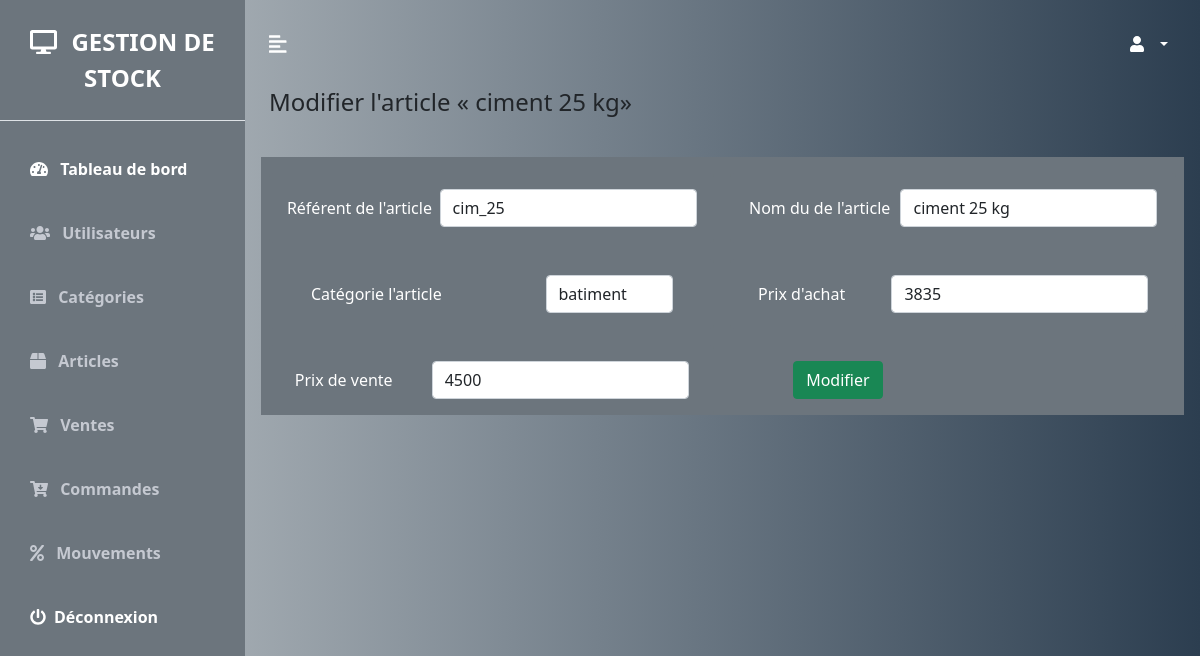
The app's page /modifierArt.php?id_article=1 with its own data.
### tables this page shows
CREATE TABLE `articles` (
  `id_article` int NOT NULL,
  `ref_article` varchar(20) NOT NULL,
  `nom_article` varchar(20) NOT NULL,
  `categorie` varchar(20) NOT NULL,
  `prix_d_achat` double NOT NULL,
  `prix_de_vente` double NOT NULL,
  `quantite` int NOT NULL DEFAULT '0',
  `date_ajout` varchar(11) NOT NULL,
  `jours` varchar(15) NOT NULL,
  `mois` varchar(15) NOT NULL
);

### modifierArt.php (the view, shortened to what this page needs)
<?php
    require_once('config/bdd/bdd.php');
    if(isset($_GET['id_article']) AND !empty($_GET['id_article'])){
        $get_code = htmlspecialchars($_GET['id_article']);
        $results = $conn->prepare('SELECT * FROM articles  WHERE id_article = ?');
        $results->execute(array($get_code));
            if($results->rowCount() == 1 ){
                $results = $results->fetch();
            }else{
                die('Cet article n\'existe pas');
            }
    }else{
        die('Erreur');
    }
?>
<!DOCTYPE html>
<html lang="fr">
<head>
    <link href="config/bootstrap/css/bootstrap.min.css" rel="stylesheet"  >
    <link rel="stylesheet" href="config/css/style.css">
</head>
<body>
    <div class="d-flex" id="wrapper">
        <?php require('sidebar.php') ?>
            <div id="page-content-wrapper">
                <?php require('navbar.php') ?>
                <div class="container-fluid px-4">
                    <h3 class="fs-4 mb-3">Modifier l'article  « <?= $results['nom_article'] ?>» </h3>
                    <div class="row g-3 my-2">
                          <form method="POST">
                                    <div class="row g-3 my-2 bg-secondary">
                                    <div class="col-md-6">
                                            <div class="p-3 bg-secondary shadown-sm d-flex justify-content-around align-items-center rounded">
                                            <label  class="text-white" for="state">Référent de l'article</label> <br>
                                            <div class="form-group">
                                                    <input class="form-control"  value="<?= $results['ref_article'] ?>" type="text" id="ref_article" name="ref_article" required />
                                                </div>
                                            </div>
                                        </div>
                                    <div class="col-md-6">
                                            <div class="p-3 bg-secondary shadown-sm d-flex justify-content-around align-items-center rounded">
                                            <label  class="text-white" for="state">Nom du de l'article</label> <br>
                                            <div class="form-group">
                                                    <input class="form-control" value="<?= $results['nom_article'] ?>" type="text" id="nom_article" name="nom_article" required />
                                                </div>
                                            </div>
                                        </div>
                                        <div class="col-md-6">
                                            <div class="p-3 bg-secondary shadown-sm d-flex justify-content-around align-items-center rounded">
                                            <label class="text-white" for="state">Catégorie l'article</label> <br>
                                            <div class="form-group">
                                                <select class="form-control" name="categorie" id="categorie">
                                                      <option value="<?=$results['categorie']?>"><?=$results['categorie']?></option>
                                                    </select>
                                                </div>
                                            </div>
                                        </div>
                                        <div class="col-md-6">
                                            <div class="p-3 bg-secondary shadown-sm d-flex justify-content-around align-items-center rounded">
                                            <label  class="text-white" for="state">Prix d'achat</label> <br>
                                            <div class="form-group">
                                                    <input class="form-control" value="<?= $results['prix_d_achat'] ?>" type="text" id="prix_d_achat" name="prix_d_achat" required />
                                                </div>
                                            </div>
                                        </div>
                                        <div class="col-md-6">
                                            <div class="p-3 bg-secondary shadown-sm d-flex justify-content-around align-items-center rounded">
                                            <label class="text-white" for="state">Prix de vente</label> <br>
                                            <div class="form-group">
                                                        <input class="form-control" value="<?= $results['prix_de_vente'] ?>"  type="text" id="prix_de_vente" name="prix_de_vente" required />
                                                </div>
                                            </div>
                                        </div>
                                        <div class="col-md-3">
                                            <div class="p-3 shadown-sm d-flex justify-content-around align-items-center rounded">
                                                <div class="form-group">
                                                <button type="submit" class="btn btn-success">Modifier</button>
                                                </div>
                                            </div>
                                        </div>
                                    </div>
                                    </form>
                    </div>
                </div>
            </div>
    </div>
</body>
</html>

### config/css/style.css (style rules this page uses)
:root { --main-bg-color: #35d670; --main-text-color: #ffffff; --second-text-color: #c5c9d1; --second-bg-color: #4e6a88; }
#wrapper { overflow-x: hidden; background-image: linear-gradient( to right, #bdc3c7, #2c3e50); }
#page-content-wrapper { min-width: 100vw; }
@media (min-width: 768px) { #page-content-wrapper { min-width: 0; width: 100%; } }

### records on screen
articles: nom_article "ciment 25 kg", ref_article "cim_25", categorie "batiment", prix_d_achat "3835", prix_de_vente "4500"
